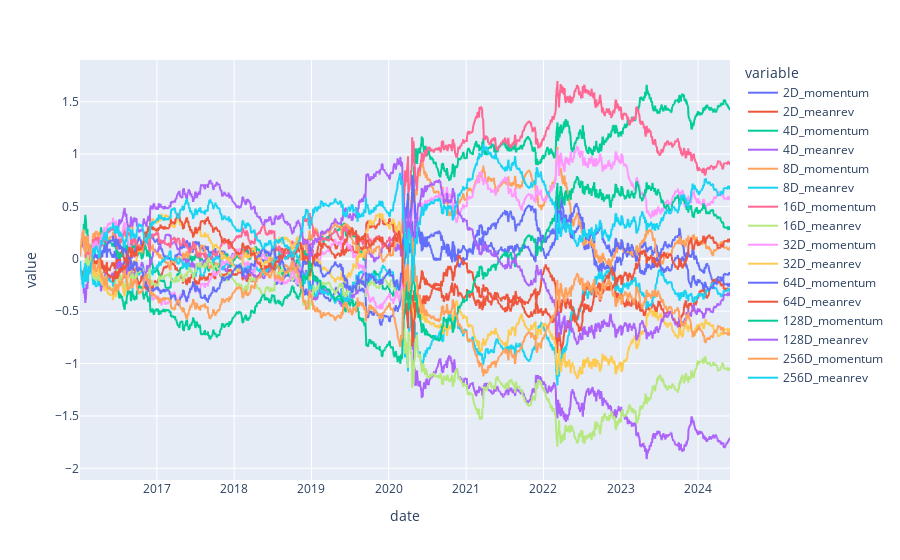

Notebook cell for this chart:
### Code cell
pnl_strategies.cumsum().plot()

### Figure 1 — Plotly figure (JSON) as saved in the notebook; plotly's stock layout.template omitted (floating-point values rounded to 4 significant figures; data arrays with more than 128 entries replaced by an {"elided": "..."} marker saying what was removed)
{"data": [{"hovertemplate": "variable=2D_momentum<br>date=%{x}<br>value=%{y}<extra></extra>", "legendgroup": "2D_momentum", "line": {"color": "#636efa", "dash": "solid"}, "marker": {"symbol": "circle"}, "mode": "lines", "name": "2D_momentum", "showlegend": true, "type": "scattergl", "x": {"elided": "2174 str values"}, "xaxis": "x", "y": {"elided": "2174 float values"}, "yaxis": "y"}, {"hovertemplate": "variable=2D_meanrev<br>date=%{x}<br>value=%{y}<extra></extra>", "legendgroup": "2D_meanrev", "line": {"color": "#EF553B", "dash": "solid"}, "marker": {"symbol": "circle"}, "mode": "lines", "name": "2D_meanrev", "showlegend": true, "type": "scattergl", "x": {"elided": "2174 str values"}, "xaxis": "x", "y": {"elided": "2174 float values"}, "yaxis": "y"}, {"hovertemplate": "variable=4D_momentum<br>date=%{x}<br>value=%{y}<extra></extra>", "legendgroup": "4D_momentum", "line": {"color": "#00cc96", "dash": "solid"}, "marker": {"symbol": "circle"}, "mode": "lines", "name": "4D_momentum", "showlegend": true, "type": "scattergl", "x": {"elided": "2174 str values"}, "xaxis": "x", "y": {"elided": "2174 float values"}, "yaxis": "y"}, {"hovertemplate": "variable=4D_meanrev<br>date=%{x}<br>value=%{y}<extra></extra>", "legendgroup": "4D_meanrev", "line": {"color": "#ab63fa", "dash": "solid"}, "marker": {"symbol": "circle"}, "mode": "lines", "name": "4D_meanrev", "showlegend": true, "type": "scattergl", "x": {"elided": "2174 str values"}, "xaxis": "x", "y": {"elided": "2174 float values"}, "yaxis": "y"}, {"hovertemplate": "variable=8D_momentum<br>date=%{x}<br>value=%{y}<extra></extra>", "legendgroup": "8D_momentum", "line": {"color": "#FFA15A", "dash": "solid"}, "marker": {"symbol": "circle"}, "mode": "lines", "name": "8D_momentum", "showlegend": true, "type": "scattergl", "x": {"elided": "2174 str values"}, "xaxis": "x", "y": {"elided": "2174 float values"}, "yaxis": "y"}, {"hovertemplate": "variable=8D_meanrev<br>date=%{x}<br>value=%{y}<extra></extra>", "legendgroup": "8D_meanrev", "line": {"color": "#19d3f3", "dash": "solid"}, "marker": {"symbol": "circle"}, "mode": "lines", "name": "8D_meanrev", "showlegend": true, "type": "scattergl", "x": {"elided": "2174 str values"}, "xaxis": "x", "y": {"elided": "2174 float values"}, "yaxis": "y"}, {"hovertemplate": "variable=16D_momentum<br>date=%{x}<br>value=%{y}<extra></extra>", "legendgroup": "16D_momentum", "line": {"color": "#FF6692", "dash": "solid"}, "marker": {"symbol": "circle"}, "mode": "lines", "name": "16D_momentum", "showlegend": true, "type": "scattergl", "x": {"elided": "2174 str values"}, "xaxis": "x", "y": {"elided": "2174 float values"}, "yaxis": "y"}, {"hovertemplate": "variable=16D_meanrev<br>date=%{x}<br>value=%{y}<extra></extra>", "legendgroup": "16D_meanrev", "line": {"color": "#B6E880", "dash": "solid"}, "marker": {"symbol": "circle"}, "mode": "lines", "name": "16D_meanrev", "showlegend": true, "type": "scattergl", "x": {"elided": "2174 str values"}, "xaxis": "x", "y": {"elided": "2174 float values"}, "yaxis": "y"}, {"hovertemplate": "variable=32D_momentum<br>date=%{x}<br>value=%{y}<extra></extra>", "legendgroup": "32D_momentum", "line": {"color": "#FF97FF", "dash": "solid"}, "marker": {"symbol": "circle"}, "mode": "lines", "name": "32D_momentum", "showlegend": true, "type": "scattergl", "x": {"elided": "2174 str values"}, "xaxis": "x", "y": {"elided": "2174 float values"}, "yaxis": "y"}, {"hovertemplate": "variable=32D_meanrev<br>date=%{x}<br>value=%{y}<extra></extra>", "legendgroup": "32D_meanrev", "line": {"color": "#FECB52", "dash": "solid"}, "marker": {"symbol": "circle"}, "mode": "lines", "name": "32D_meanrev", "showlegend": true, "type": "scattergl", "x": {"elided": "2174 str values"}, "xaxis": "x", "y": {"elided": "2174 float values"}, "yaxis": "y"}, {"hovertemplate": "variable=64D_momentum<br>date=%{x}<br>value=%{y}<extra></extra>", "legendgroup": "64D_momentum", "line": {"color": "#636efa", "dash": "solid"}, "marker": {"symbol": "circle"}, "mode": "lines", "name": "64D_momentum", "showlegend": true, "type": "scattergl", "x": {"elided": "2174 str values"}, "xaxis": "x", "y": {"elided": "2174 float values"}, "yaxis": "y"}, {"hovertemplate": "variable=64D_meanrev<br>date=%{x}<br>value=%{y}<extra></extra>", "legendgroup": "64D_meanrev", "line": {"color": "#EF553B", "dash": "solid"}, "marker": {"symbol": "circle"}, "mode": "lines", "name": "64D_meanrev", "showlegend": true, "type": "scattergl", "x": {"elided": "2174 str values"}, "xaxis": "x", "y": {"elided": "2174 float values"}, "yaxis": "y"}, {"hovertemplate": "variable=128D_momentum<br>date=%{x}<br>value=%{y}<extra></extra>", "legendgroup": "128D_momentum", "line": {"color": "#00cc96", "dash": "solid"}, "marker": {"symbol": "circle"}, "mode": "lines", "name": "128D_momentum", "showlegend": true, "type": "scattergl", "x": {"elided": "2174 str values"}, "xaxis": "x", "y": {"elided": "2174 float values"}, "yaxis": "y"}, {"hovertemplate": "variable=128D_meanrev<br>date=%{x}<br>value=%{y}<extra></extra>", "legendgroup": "128D_meanrev", "line": {"color": "#ab63fa", "dash": "solid"}, "marker": {"symbol": "circle"}, "mode": "lines", "name": "128D_meanrev", "showlegend": true, "type": "scattergl", "x": {"elided": "2174 str values"}, "xaxis": "x", "y": {"elided": "2174 float values"}, "yaxis": "y"}, {"hovertemplate": "variable=256D_momentum<br>date=%{x}<br>value=%{y}<extra></extra>", "legendgroup": "256D_momentum", "line": {"color": "#FFA15A", "dash": "solid"}, "marker": {"symbol": "circle"}, "mode": "lines", "name": "256D_momentum", "showlegend": true, "type": "scattergl", "x": {"elided": "2174 str values"}, "xaxis": "x", "y": {"elided": "2174 float values"}, "yaxis": "y"}, {"hovertemplate": "variable=256D_meanrev<br>date=%{x}<br>value=%{y}<extra></extra>", "legendgroup": "256D_meanrev", "line": {"color": "#19d3f3", "dash": "solid"}, "marker": {"symbol": "circle"}, "mode": "lines", "name": "256D_meanrev", "showlegend": true, "type": "scattergl", "x": {"elided": "2174 str values"}, "xaxis": "x", "y": {"elided": "2174 float values"}, "yaxis": "y"}], "layout": {"legend": {"title": {"text": "variable"}, "tracegroupgap": 0}, "margin": {"t": 60}, "xaxis": {"anchor": "y", "domain": [0, 1], "title": {"text": "date"}}, "yaxis": {"anchor": "x", "domain": [0, 1], "title": {"text": "value"}}}}
